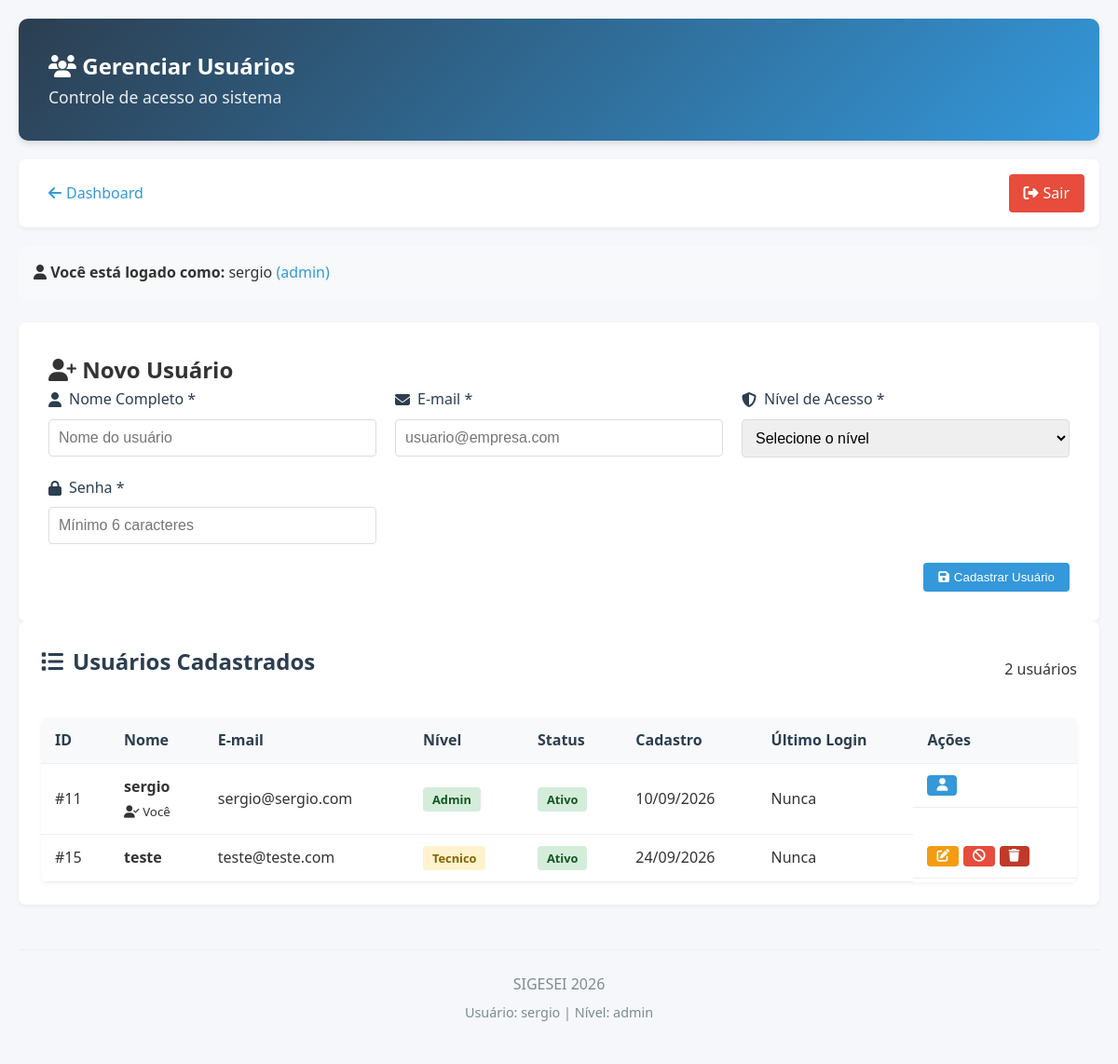
The app's page /usuarios.php (signed in) with its own data.
### tables this page shows
CREATE TABLE `usuarios` (
  `id` int NOT NULL AUTO_INCREMENT,
  `nome` varchar(100) NOT NULL,
  `email` varchar(100) NOT NULL,
  `senha` varchar(255) NOT NULL,
  `nivel` enum('tecnico','supervisor','admin') DEFAULT 'tecnico',
  `ativo` tinyint(1) DEFAULT '1',
  `data_cadastro` timestamp NULL DEFAULT CURRENT_TIMESTAMP,
  `ultimo_login` timestamp NULL DEFAULT NULL,
  PRIMARY KEY (`id`),
  UNIQUE KEY `email` (`email`)
);

### includes/auth.php (called while the page is built, shortened)
<?php
class Auth
{
    public static function estaLogado()
    {
        return isset($_SESSION['usuario_id']) && $_SESSION['usuario_logado'] === true;
    }
    public static function usuarioAtual()
    {
        return [
            'id'    => $_SESSION['usuario_id'],
            'nome'  => $_SESSION['usuario_nome'],
            'email' => $_SESSION['usuario_email'],
            'nivel' => $_SESSION['usuario_nivel'],
        ];
    }
}

### usuarios.php (the view, shortened to what this page needs)
<?php
require_once 'includes/auth.php';
$usuarioAtual = Auth::usuarioAtual();
$db = Conexao::getConexao();
$sql = "SELECT * FROM usuarios ORDER BY nome";
$stmt = $db->prepare($sql);
$stmt->execute();
$usuarios = $stmt->fetchAll();
$usuarioEditar = null;
?>
<!DOCTYPE html>
<html lang="pt-BR">
<head>
    <link rel="stylesheet" href="css/estilo.css">
    <link rel="stylesheet" href="https://cdnjs.cloudflare.com/ajax/libs/font-awesome/6.4.0/css/all.min.css">
</head>
<body>
    <div class="container">
        <header>
            <h2><i class="fas fa-users"></i> Gerenciar Usuários</h2>
            <p class="subtitle">Controle de acesso ao sistema</p>
        </header>
        <nav class="navbar">
            <a href="index.php"><i class="fas fa-arrow-left"></i> Dashboard</a>
	<a href="logout.php" style="margin-left: auto; background: #e74c3c; color: white;"><i class="fas fa-sign-out-alt"></i> Sair </a>
	</nav>
        <main>
            <div class="usuario-info">
                <p>
                    <strong><i class="fas fa-user"></i> Você está logado como:</strong>
                    <?php echo htmlspecialchars($usuarioAtual['nome']); ?>
                    <span style="color: #3498db;">(<?php echo $usuarioAtual['nivel']; ?>)</span>
                </p>
            </div>
            <div class="form-container">
                <h2>
                    <i class="fas <?php echo $usuarioEditar ? 'fa-user-edit' : 'fa-user-plus'; ?>"></i>
                    <?php echo $usuarioEditar ? 'Editar Usuário' : 'Novo Usuário'; ?>
                </h2>
                <form method="POST" action="">
                    <div class="form-grid">
                        <div class="form-group">
                            <label for="nome"><i class="fas fa-user"></i> Nome Completo *</label>
                            <input type="text" id="nome" name="nome" required
                                   value="<?php echo $usuarioEditar ? htmlspecialchars($usuarioEditar['nome']) : ''; ?>"
                                   placeholder="Nome do usuário">
                        </div>
                        <div class="form-group">
                            <label for="email"><i class="fas fa-envelope"></i> E-mail *</label>
                            <input type="email" id="email" name="email" required
                                   value="<?php echo $usuarioEditar ? htmlspecialchars($usuarioEditar['email']) : ''; ?>"
                                   placeholder="usuario@empresa.com">
                        </div>
                        <div class="form-group">
                            <label for="nivel"><i class="fas fa-shield-alt"></i> Nível de Acesso *</label>
                            <select id="nivel" name="nivel" required>
                                <option value="">Selecione o nível</option>
                            </select>
                        </div>
                        <div class="form-group">
                            <label for="senha">
                                <i class="fas fa-lock"></i>
                                <?php echo $usuarioEditar ? 'Nova Senha (deixe em branco para não alterar)' : 'Senha *'; ?>
                            </label>
                            <input type="password" id="senha" name="senha"
                                   <?php echo !$usuarioEditar ? 'required' : ''; ?>
                                   placeholder="<?php echo $usuarioEditar ? 'Nova senha (opcional)' : 'Mínimo 6 caracteres'; ?>">
                        </div>
                    </div>
                    <div class="form-actions">
                        <button type="submit" class="btn-primary">
                            <i class="fas fa-save"></i>
                            <?php echo $usuarioEditar ? 'Salvar Alterações' : 'Cadastrar Usuário'; ?>
                        </button>
                    </div>
                </form>
            </div>
            <div class="dashboard-section">
                <div class="section-header">
                    <h2><i class="fas fa-list"></i> Usuários Cadastrados</h2>
                    <span class="badge"><?php echo count($usuarios); ?> usuários</span>
                </div>
                <div class="table-responsive">
                    <table class="pecas-table">
                        <thead>
                            <tr>
                                <th>ID</th>
                                <th>Nome</th>
                                <th>E-mail</th>
                                <th>Nível</th>
                                <th>Status</th>
                                <th>Cadastro</th>
                                <th>Último Login</th>
                                <th>Ações</th>
                            </tr>
                        </thead>
                        <tbody>
                            <?php foreach ($usuarios as $usuario): ?>
                            <tr>
                                <td>#<?php echo $usuario['id']; ?></td>
                                <td>
                                    <strong><?php echo htmlspecialchars($usuario['nome']); ?></strong>
                                    <?php if ($usuario['id'] == $usuarioAtual['id']): ?>
                                        <br><small><i class="fas fa-user-check"></i> Você</small>
                                    <?php endif; ?>
                                </td>
                                <td><?php echo htmlspecialchars($usuario['email']); ?></td>
                                <td>
                                    <span class="estado-badge
                                        <?php echo $usuario['nivel'] == 'admin' ? 'estado-novo' :
                                               ($usuario['nivel'] == 'supervisor' ? 'estado-reparado' : 'estado-usado'); ?>">
                                        <?php echo ucfirst($usuario['nivel']); ?>
                                    </span>
                                </td>
                                <td>
                                    <span class="estado-badge <?php echo $usuario['ativo'] ? 'estado-novo' : 'estado-danificado'; ?>">
                                        <?php echo $usuario['ativo'] ? 'Ativo' : 'Inativo'; ?>
                                    </span>
                                </td>
                                <td><?php echo date('d/m/Y', strtotime($usuario['data_cadastro'])); ?></td>
                                <td>
                                    <?php echo $usuario['ultimo_login'] ? date('d/m/Y H:i', strtotime($usuario['ultimo_login'])) : 'Nunca'; ?>
                                </td>
                                <td class="user-actions">
                                    <?php if ($usuario['id'] != $usuarioAtual['id']): ?>
                                        <a href="usuarios.php?acao=editar&id=<?php echo $usuario['id']; ?>"
                                           class="btn-small edit" title="Editar">
                                            <i class="fas fa-edit"></i>
                                        </a>
                                        <?php if ($usuario['ativo']): ?>
                                            <a href="usuarios.php?acao=desativar&id=<?php echo $usuario['id']; ?>"
                                               class="btn-small deactivate" title="Desativar"
                                               onclick="return confirm('Tem certeza que deseja desativar este usuário?')">
                                                <i class="fas fa-ban"></i>
                                            </a>
                                        <?php endif; ?>
                                        <a href="usuarios.php?acao=excluir&id=<?php echo $usuario['id']; ?>"
                                           class="btn-small delete" title="Excluir"
                                           onclick="return confirm('ATENÇÃO: Esta ação não pode ser desfeita!\n\nTem certeza que deseja excluir permanentemente este usuário?')">
                                            <i class="fas fa-trash"></i>
                                        </a>
                                    <?php else: ?>
                                        <span class="btn-small" style="background: #3498db;" title="Usuário atual">
                                            <i class="fas fa-user"></i>
                                        </span>
                                    <?php endif; ?>
                                </td>
                            </tr>
                            <?php endforeach; ?>
                        </tbody>
                    </table>
                </div>
            </div>
        </main>
        <footer>
            <p>SIGESEI <?php echo date('Y'); ?></p>
            <p class="footer-info">
                Usuário: <?php echo htmlspecialchars($usuarioAtual['nome']); ?> |
                Nível: <?php echo $usuarioAtual['nivel']; ?>
            </p>
        </footer>
    </div>
</body>
</html>

### css/estilo.css (style rules this page uses)
* { margin: 0; padding: 0; box-sizing: border-box; }
body { font-family: 'Segoe UI', Tahoma, Geneva, Verdana, sans-serif; line-height: 1.6; color: #333; background-color: #f5f7fa; }
.container { max-width: 1200px; margin: 0 auto; padding: 20px; }
header { background: linear-gradient(135deg, #2c3e50 0%, #3498db 100%); color: white; padding: 2rem; border-radius: 10px; margin-bottom: 20px; box-shadow: 0 4px 6px rgba(0, 0, 0, 0.1); }
.subtitle { font-size: 1.1rem; opacity: 0.9; font-weight: 300; }
.navbar { background: white; padding: 1rem; border-radius: 8px; margin-bottom: 20px; display: flex; gap: 15px; align-items: center; box-shadow: 0 2px 4px rgba(0, 0, 0, 0.05); }
.navbar a { text-decoration: none; color: #3498db; padding: 8px 16px; border-radius: 4px; transition: all 0.3s ease; display: flex; align-items: center; gap: 5px; }
.table-responsive { overflow-x: auto; background: white; border-radius: 8px; box-shadow: 0 2px 4px rgba(0, 0, 0, 0.05); }
.pecas-table { width: 100%; border-collapse: collapse; }
.pecas-table th, .pecas-table td { padding: 12px 15px; text-align: left; border-bottom: 1px solid #eee; }
.pecas-table th { background-color: #f8f9fa; font-weight: 600; color: #2c3e50; }
.estado-badge { padding: 4px 10px; border-radius: 4px; font-size: 0.8rem; font-weight: 600; }
.estado-novo { background: #d4edda; color: #155724; }
.estado-usado { background: #fff3cd; color: #856404; }
.btn-primary, .btn-secondary, .btn-delete, .btn-view, .btn-edit { padding: 8px 16px; border: none; border-radius: 4px; cursor: pointer; font-weight: 500; text-decoration: none; display: inline-flex; align-items: center; gap: 5px; transition: all 0.3s ease; }
.btn-primary { background: #3498db; color: white; }
.form-container { background: white; padding: 2rem; border-radius: 8px; box-shadow: 0 2px 4px rgba(0, 0, 0, 0.05); }
.form-grid { display: grid; grid-template-columns: repeat(auto-fit, minmax(300px, 1fr)); gap: 20px; margin-bottom: 20px; }
.form-group label { display: block; margin-bottom: 8px; color: #2c3e50; font-weight: 500; display: flex; align-items: center; gap: 8px; }
.form-group input, .form-group select, .form-group textarea { width: 100%; padding: 10px; border: 1px solid #ddd; border-radius: 4px; font-size: 1rem; }
.form-actions { display: flex; justify-content: flex-end; gap: 10px; margin-top: 20px; }
footer { text-align: center; margin-top: 3rem; padding: 1.5rem; color: #7f8c8d; border-top: 1px solid #eee; }
.footer-info { font-size: 0.9rem; margin-top: 5px; }
.dashboard-section { background: white; border-radius: 8px; padding: 1.5rem; margin-bottom: 1.5rem; box-shadow: 0 2px 4px rgba(0,0,0,0.05); }
.dashboard-section h2 { color: #2c3e50; margin-bottom: 1rem; display: flex; align-items: center; gap: 10px; }
.section-header { display: flex; justify-content: space-between; align-items: center; margin-bottom: 1.5rem; }
.btn-small { padding: 4px 10px; background: #3498db; color: white; border-radius: 4px; text-decoration: none; font-size: 0.8rem; display: inline-flex; align-items: center; gap: 5px; }

### usuarios.php (style rules this page uses)
.user-actions { display: flex; gap: 5px; }
.btn-small { padding: 4px 10px; border-radius: 4px; text-decoration: none; font-size: 0.85rem; display: inline-flex; align-items: center; gap: 5px; border: none; cursor: pointer; }
.btn-small.edit { background: #f39c12; color: white; }
.btn-small.deactivate { background: #e74c3c; color: white; }
.btn-small.delete { background: #c0392b; color: white; }
.usuario-info { background: #f8f9fa; padding: 1rem; border-radius: 8px; margin-bottom: 1.5rem; }

### records on screen
usuarios: nome "sergio", nivel "admin", id "11", shows "Você", email "sergio@sergio.com", nivel "Admin", ativo "Ativo", data_cadastro "10/09/2026", shows "Nunca"
usuarios: id "15", nome "teste", email "teste@teste.com", nivel "Tecnico", ativo "Ativo", data_cadastro "24/09/2026", shows "Nunca"

### other values on screen
count($usuarios) "2"
